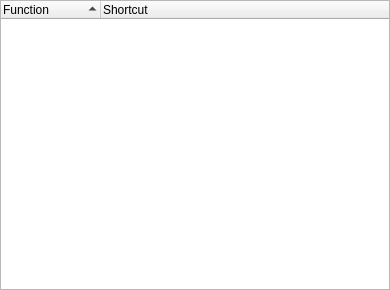
<?xml version="1.0" encoding="UTF-8"?>
<ui version="4.0">
 <class>ShortcutsPage</class>
 <widget class="QWidget" name="ShortcutsPage">
  <property name="geometry">
   <rect>
    <x>0</x>
    <y>0</y>
    <width>390</width>
    <height>290</height>
   </rect>
  </property>
  <property name="windowTitle">
   <string>Form</string>
  </property>
  <layout class="QGridLayout" name="gridLayout">
   <property name="margin">
    <number>0</number>
   </property>
   <property name="spacing">
    <number>0</number>
   </property>
   <item row="0" column="0">
    <widget class="QTreeWidget" name="shortcutsList">
     <property name="indentation">
      <number>0</number>
     </property>
     <property name="sortingEnabled">
      <bool>true</bool>
     </property>
     <column>
      <property name="text">
       <string>Function</string>
      </property>
     </column>
     <column>
      <property name="text">
       <string>Shortcut</string>
      </property>
     </column>
    </widget>
   </item>
  </layout>
 </widget>
 <resources/>
 <connections/>
</ui>
